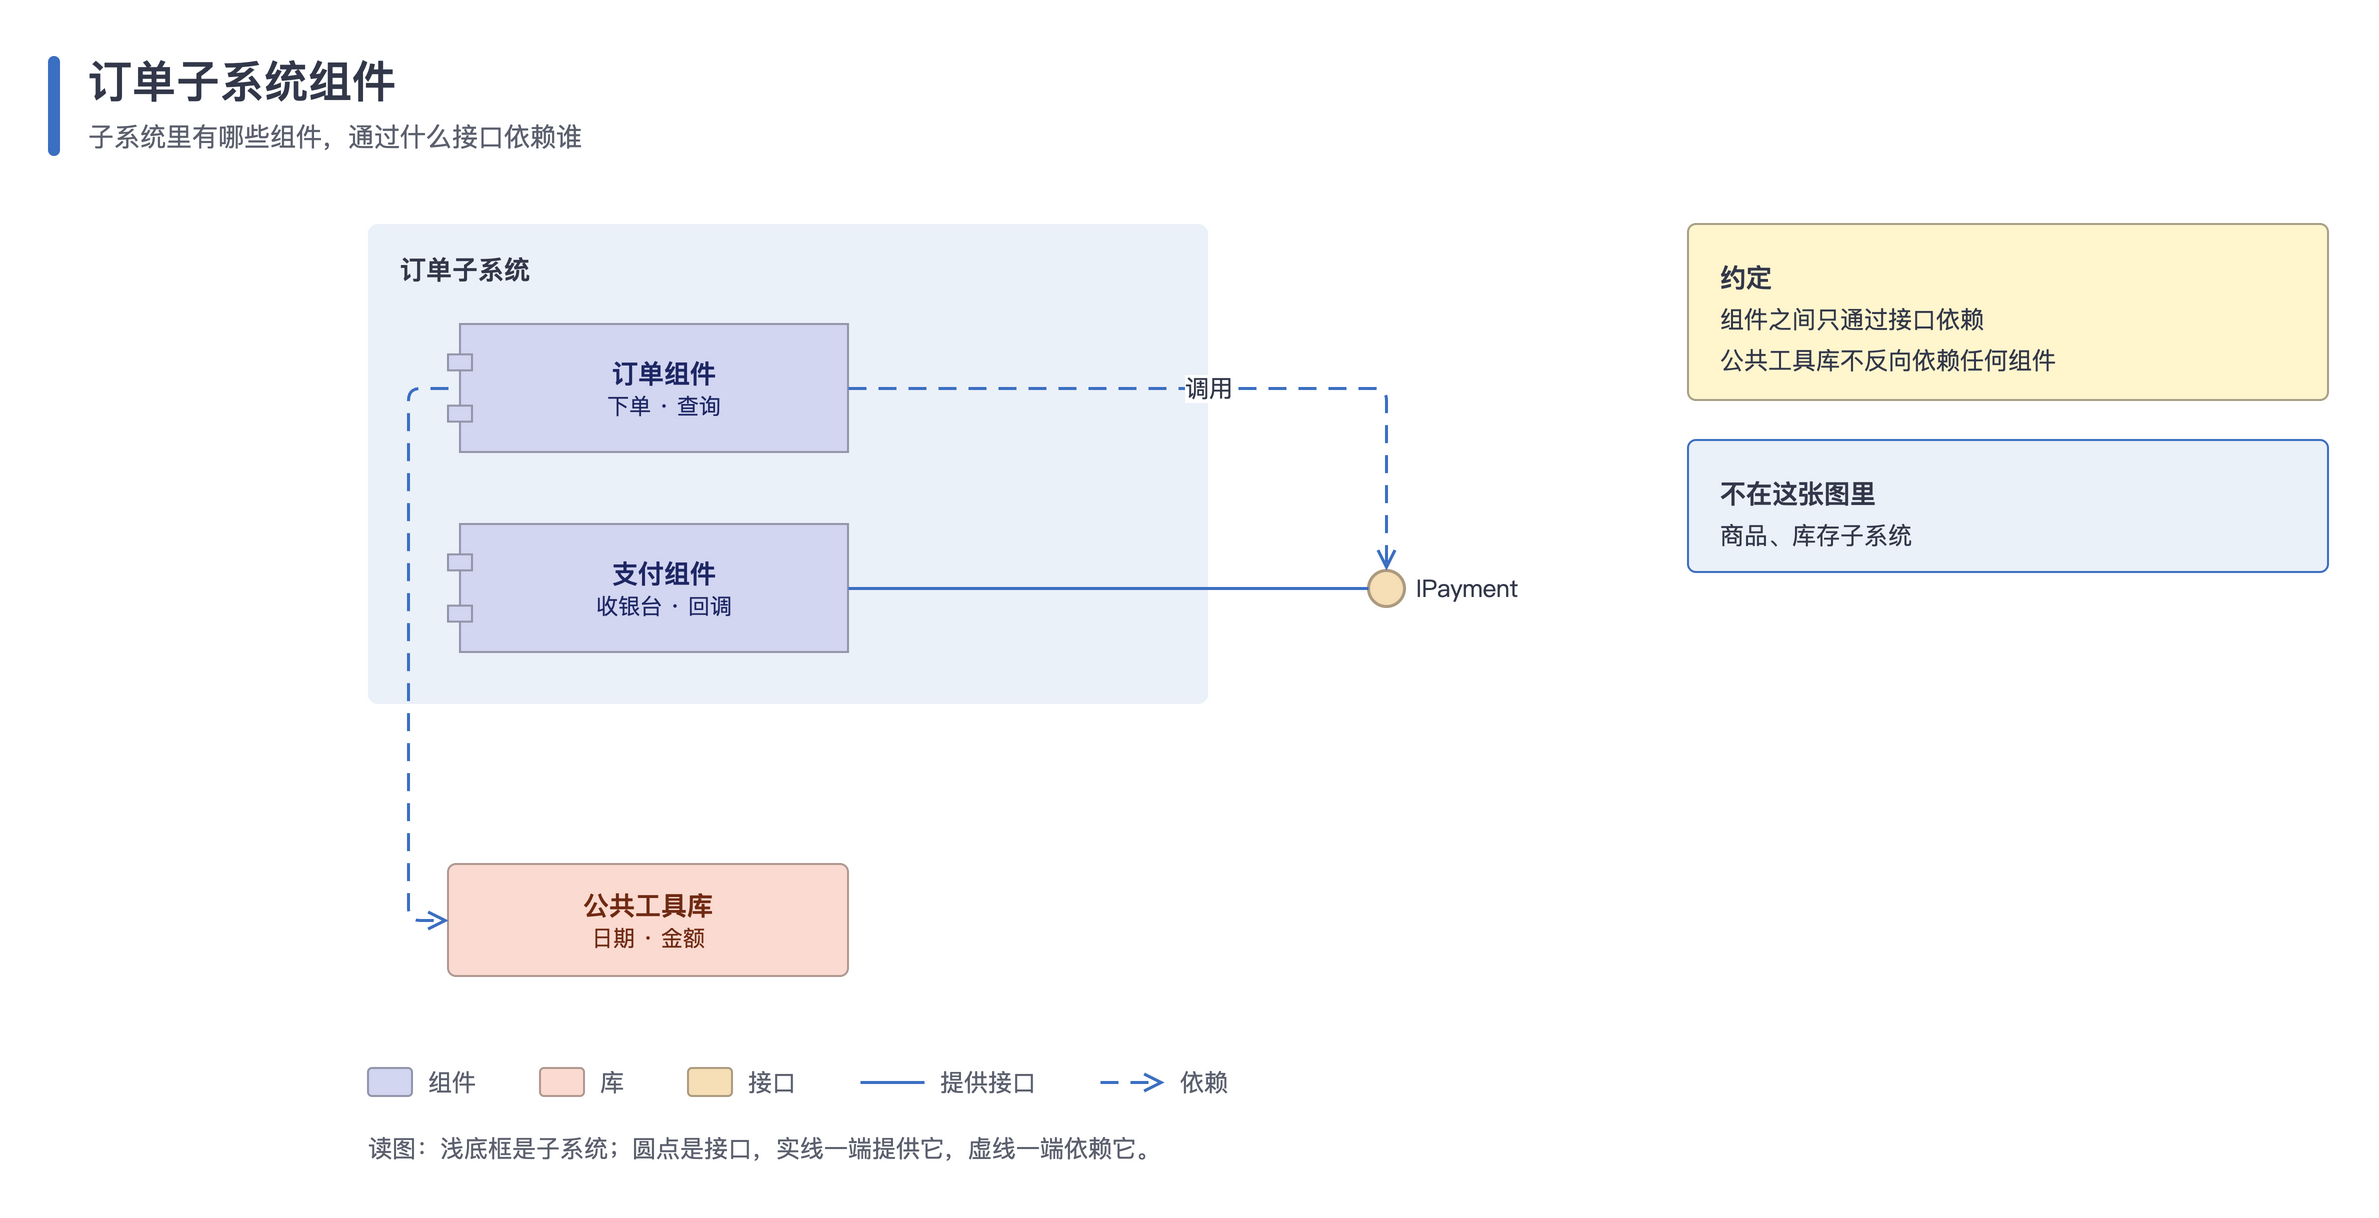

The script that saved this image:
#!/usr/bin/env python3
"""组件图（UML）：组件用带插头的组件符号，子系统是分组容器，提供的接口画成棒棒糖，依赖用虚线。

用到：group、box（shape='component'）、port（circle 棒棒糖）、rel（link / depend）、panel、legend、footer。
运行后在本目录生成 component.drawio 和 component.png。
"""
import os
import sys

HERE = os.path.dirname(os.path.abspath(__file__))
sys.path.insert(0, os.path.join(os.path.dirname(HERE), 'scripts'))
from drawio_kit import Diagram  # noqa: E402

MIN_SIDE = int(os.environ.get('DIAGRAM_MIN_SIDE', 4000))

d = Diagram('订单子系统组件', '子系统里有哪些组件，通过什么接口依赖谁')
d.group(200, 120, 420, 240, '订单子系统')
c1 = d.box(240, 170, 200, 64, '订单组件', '下单 · 查询', role='lav', shape='component', extra='spacingLeft=16;')
c2 = d.box(240, 270, 200, 64, '支付组件', '收银台 · 回调', role='lav', shape='component', extra='spacingLeft=16;')
iface = d.port(700, 293, 'IPayment', size=18, role='apricot', shape='circle')  # y 让圆心对齐支付组件的中线 302
lib = d.box(240, 440, 200, 56, '公共工具库', '日期 · 金额', role='peach')

d.rel(c2, iface, 'link', src='R', dst='L')
d.rel(c1, iface, 'depend', '调用', src='R', dst='T', points=[(709, 202)])
d.rel(c1, lib, 'depend', src='L', dst='L', points=[(220, 202), (220, 468)])

y = d.panel(860, 120, 320, '约定', ['组件之间只通过接口依赖', '公共工具库不反向依赖任何组件'])
d.panel(860, y + 20, 320, '不在这张图里', ['商品、库存子系统'], kind='soft')
d.legend(200, 540, [('lav', '组件'), ('peach', '库'), ('apricot', '接口'), ('line', '提供接口'), ('edge-dashed-open', '依赖')])
d.footer(200, 572, '读图：浅底框是子系统；圆点是接口，实线一端提供它，虚线一端依赖它。')

name = os.path.join(HERE, 'component')
d.save(name + '.drawio')
d.export(name + '.drawio', name + '.png', scale=d.scale_for(MIN_SIDE))
